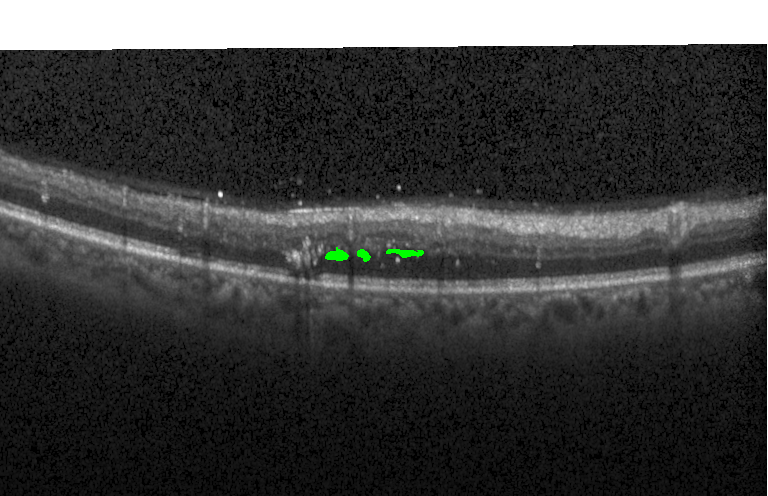
#> input picture overlays/grader0_overlays/patient0_image0.png, 768 x 496 px, found by its file name; its folder holds 4 pictures in this run
$ python overlays.py
#> lines starting #> are read from the running program, lines starting #| are printed output that depends on the picture; after the words box and inside, x2 and y2 are one past the last pixel; in counts of white or black regions, pixels touching at a corner belong together; pictures that were not available may be replaced by others from this repository, and a replacement may not be noted
import os
import cv2
import numpy as np
import matplotlib.pyplot as plt

from skimage import io
from skimage import color
from skimage import segmentation


images = './data/'
grad0 = './graders/grader0/'
grad1 = './graders/grader1/'
pred = './graders/predictions/'

output = './overlays/grad1_pred/'
outgrad0 = './graders/grader0_overlays/'
outgrad1 = './graders/grader1_overlays/'

for img in os.listdir(images):

    seg0 = cv2.imread(grad0 + img, 0)
#> seg0: shape (496, 768); min 0, max 255, mean 62.8
    seg1 = cv2.imread(grad1 + img, 0)
    main = cv2.imread(images + img, 0)
    seg = cv2.imread(pred + img, 0)


    # [6 lines of commented-out code are left out]
    main = cv2.cvtColor(main, cv2.COLOR_GRAY2BGR)
    # image2 = np.zeros((main.shape))

    # cv2.imshow('image1', main)
    # cv2.waitKey(0)

    # Dictionary giving RGB colour for label (segment label) - label 1 in red, label 2 in yellow
    RGBforLabel = {1: (0, 0, 255), 2: (0, 255, 0), 3:(255, 0, 255)}

    # Find external contours
    contours, _ = cv2.findContours(seg1, cv2.RETR_EXTERNAL, cv2.CHAIN_APPROX_NONE)
#> contours = 2 contours, 1 with area under 20; largest, box (x1, y1, x2, y2) and area: (0, 0, 768, 496) 379080

    # Iterate over all contours
    for i, c in enumerate(contours):
        # Find mean colour inside this contour by doing a masked mean
        mask = np.zeros(seg1.shape, np.uint8)
        cv2.drawContours(mask, [c], -1, 255, -1)
        # DEBUG: cv2.imwrite(f"mask-{i}.png",mask)
        mean, _, _, _ = cv2.mean(seg1, mask=mask)
        # DEBUG: print(f"i: {i}, mean: {mean}")

        # Get appropriate colour for this label
        label = 2 if mean > 1.0 else 1
        colour = RGBforLabel.get(label)
        # DEBUG: print(f"Colour: {colour}")

        # Outline contour in that colour on main image, line thickness=1
        cv2.drawContours(main, [c], -1, colour, -1)
#> this loop made 2 passes
#> (c, mean, label, colour) on pass 1: ([[435, 495], [436, 495]], 13, 2, (0, 255, 0))
#> (mean, label, colour) on pass 2: (62.84, 2, (0, 255, 0))
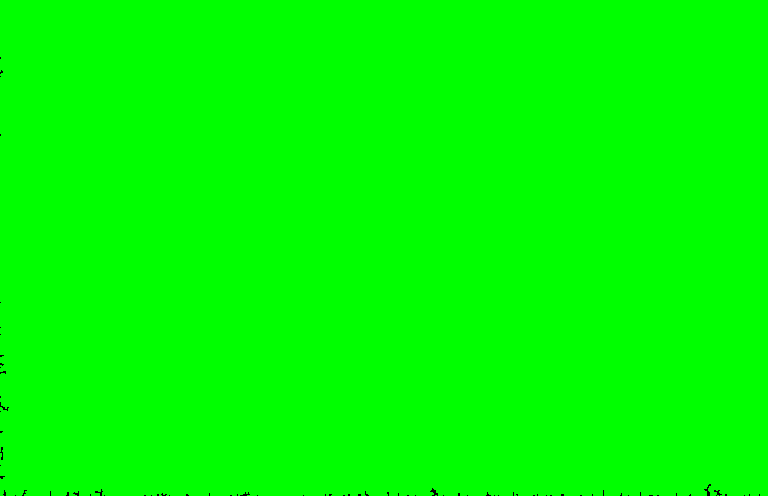
#> main: shape (496, 768, 3); mean B, G, R 0, 254.7, 0
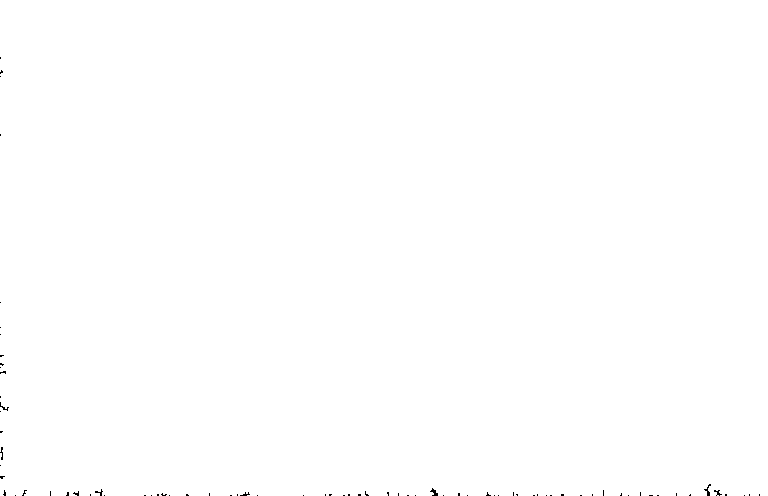
#> mask: shape (496, 768); 99.9% white; black in thin lines or dots, all inside (x1, y1, x2, y2) = (0, 57, 760, 496)

    # main = cv2.addWeighted(main, 0.8, image1, 0.2, 0)
    # cv2.imshow('image1', main)
    # cv2.waitKey(0)
    # Save result
    cv2.imwrite(outgrad1+img, main)


    # contours, _ = cv2.findContours(seg1, cv2.RETR_EXTERNAL, cv2.CHAIN_APPROX_NONE)
    # for i, c in enumerate(contours):
    #     # Find mean colour inside this contour by doing a masked mean
    #     mask = np.zeros(seg1.shape, np.uint8)
    #     cv2.drawContours(mask, [c], -1, 255, -1)
    #     # DEBUG: cv2.imwrite(f"mask-{i}.png",mask)
    #     mean, _, _, _ = cv2.mean(seg1, mask=mask)
    #     # DEBUG: print(f"i: {i}, mean: {mean}")
    #
    #     # Get appropriate colour for this label
    #     if mean > 1.0:
    #         label = 3
    #     colour = RGBforLabel.get(label)
    #     # DEBUG: print(f"Colour: {colour}")
    #
    #     # Outline contour in that colour on main image, line thickness=1
    #
    #     cv2.drawContours(main, [c], -1, colour, 1)

    cv2.imwrite(output+img, main)

    # cv2.imshow('image2', main)
    # cv2.waitKey(0)

$ run again, on overlays/grader0_overlays/patient0_image3.png
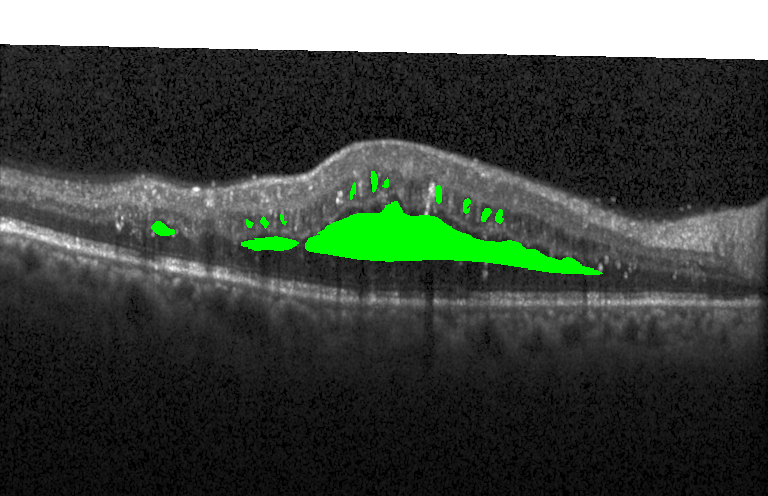
#> input picture overlays/grader0_overlays/patient0_image3.png, 768 x 496 px, found by its file name
#> contours = 3 contours, 2 with area under 20; largest, box (x1, y1, x2, y2) and area: (0, 0, 768, 496) 378674
#> the loop `for i, c in enumerate(contours):` made 3 passes
#> mean on passes 1, 3: 13.75, 68.57
#> after the loop `for i, c in enumerate(contours):`:
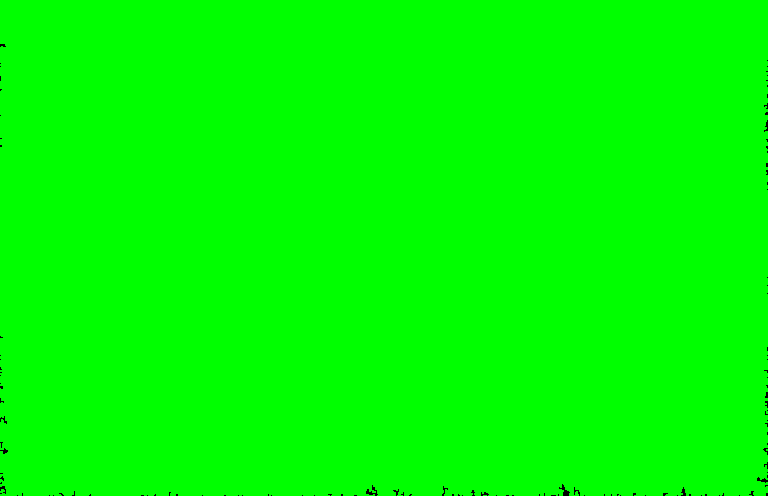
#> main: shape (496, 768, 3); mean B, G, R 0, 254.5, 0
#> after the loop `for i, c in enumerate(contours):`:
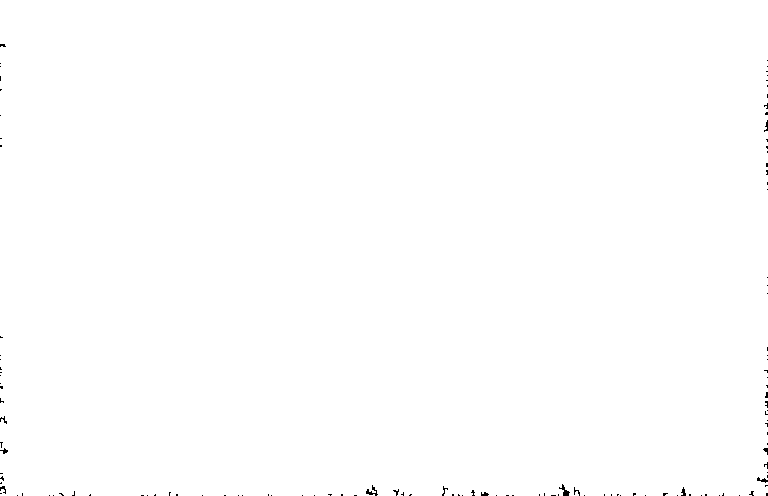
#> mask: shape (496, 768); 99.8% white; black in thin lines or dots

$ run again, on overlays/grader0_overlays/patient0_image7.png
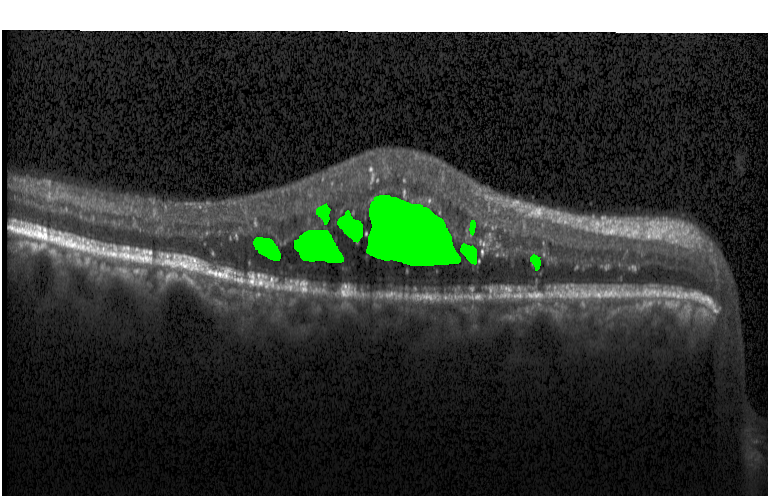
#> input picture overlays/grader0_overlays/patient0_image7.png, 768 x 496 px, found by its file name
#> contours = 2 contours, 1 with area under 20; largest, box (x1, y1, x2, y2) and area: (0, 0, 768, 496) 375866
#> the loop `for i, c in enumerate(contours):` made 2 passes
#> (c, mean, label, colour) on pass 1: ([[767, 221], [767, 222], [767, 223], [767, 222]], 19, 2, (0, 255, 0))
#> after the loop `for i, c in enumerate(contours):`:
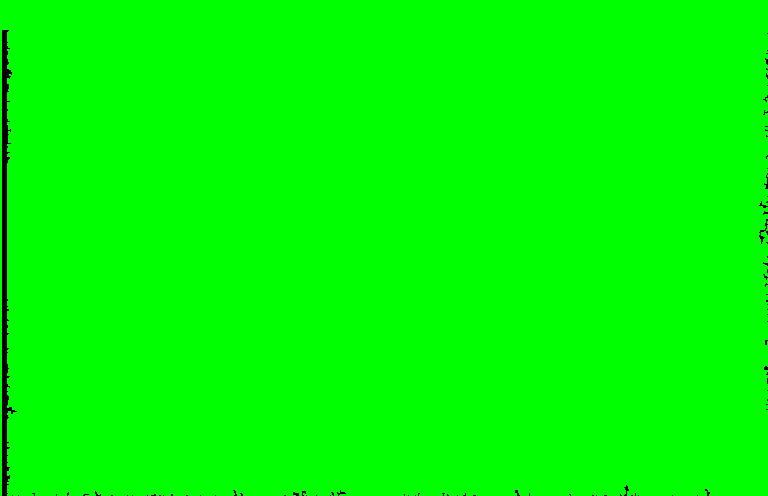
#> main: shape (496, 768, 3); mean B, G, R 0, 252.9, 0
#> after the loop `for i, c in enumerate(contours):`:
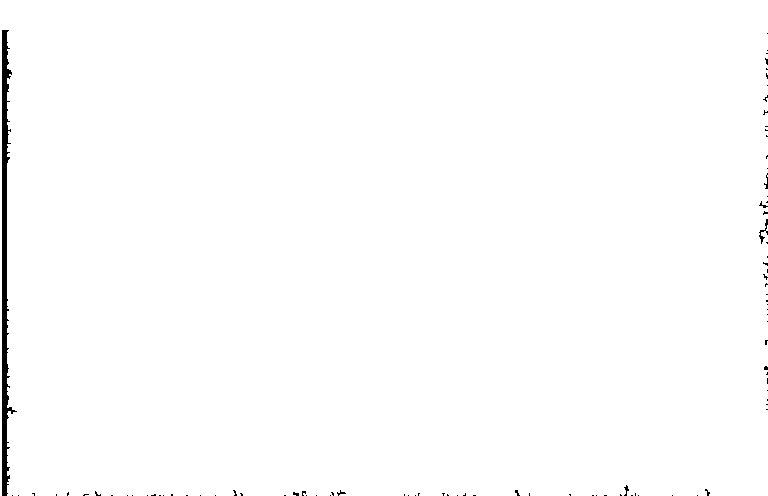
#> mask: shape (496, 768); 99.2% white; 92 black regions (86 under 20 px), largest, box (x1, y1, x2, y2) and area: (2, 30, 17, 496) 2582, (759, 219, 768, 244) 64, (764, 173, 768, 189) 26, (624, 485, 629, 496) 25, (759, 201, 768, 208) 21, (337, 490, 346, 496) 20
